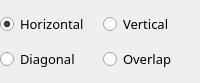
           <widget class="QFrame" name="frame_5">
            <property name="maximumSize">
             <size>
              <width>16777215</width>
              <height>83</height>
             </size>
            </property>
            <layout class="QVBoxLayout" name="verticalLayout_4">
             <property name="spacing">
              <number>5</number>
             </property>
             <property name="leftMargin">
              <number>0</number>
             </property>
             <property name="topMargin">
              <number>0</number>
             </property>
             <property name="rightMargin">
              <number>0</number>
             </property>
             <property name="bottomMargin">
              <number>0</number>
             </property>
             <item>
              <layout class="QGridLayout" name="gridLayout">
               <item row="0" column="1">
                <widget class="QRadioButton" name="radio_button_blend_vertical">
                 <property name="minimumSize">
                  <size>
                   <width>0</width>
                   <height>30</height>
                  </size>
                 </property>
                 <property name="font">
                  <font>
                   <family>Sans Serif</family>
                   <pointsize>10</pointsize>
                  </font>
                 </property>
                 <property name="text">
                  <string>Vertical</string>
                 </property>
                 <property name="checked">
                  <bool>false</bool>
                 </property>
                </widget>
               </item>
               <item row="0" column="0">
                <widget class="QRadioButton" name="radio_button_blend_horizontal">
                 <property name="minimumSize">
                  <size>
                   <width>0</width>
                   <height>30</height>
                  </size>
                 </property>
                 <property name="font">
                  <font>
                   <family>Sans Serif</family>
                   <pointsize>10</pointsize>
                  </font>
                 </property>
                 <property name="text">
                  <string>Horizontal</string>
                 </property>
                 <property name="checked">
                  <bool>true</bool>
                 </property>
                </widget>
               </item>
               <item row="1" column="0">
                <widget class="QRadioButton" name="radio_button_blend_diagonal">
                 <property name="minimumSize">
                  <size>
                   <width>0</width>
                   <height>30</height>
                  </size>
                 </property>
                 <property name="font">
                  <font>
                   <family>Sans Serif</family>
                   <pointsize>10</pointsize>
                  </font>
                 </property>
                 <property name="text">
                  <string>Diagonal</string>
                 </property>
                 <property name="checked">
                  <bool>false</bool>
                 </property>
                </widget>
               </item>
               <item row="1" column="1">
                <widget class="QRadioButton" name="radio_button_overlap">
                 <property name="minimumSize">
                  <size>
                   <width>0</width>
                   <height>30</height>
                  </size>
                 </property>
                 <property name="font">
                  <font>
                   <family>Sans Serif</family>
                   <pointsize>10</pointsize>
                  </font>
                 </property>
                 <property name="text">
                  <string>Overlap</string>
                 </property>
                 <property name="checked">
                  <bool>false</bool>
                 </property>
                </widget>
               </item>
              </layout>
             </item>
            </layout>
           </widget>
